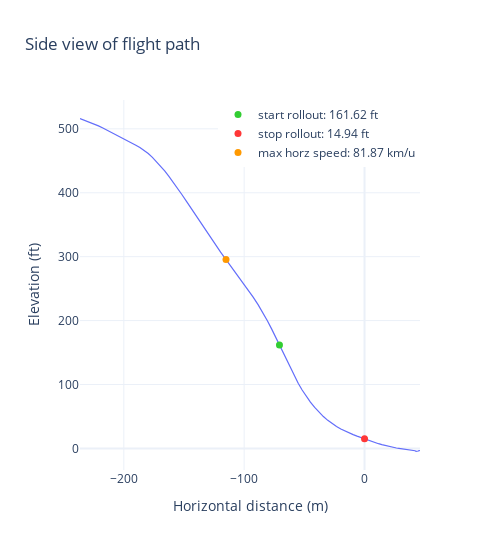

Here is the notebook cell this chart was saved with:
### Markdown cell above
### Side View Of Flight Path

A profile view of the flight path: This perspective offers a clear observation of the landing's rollout, revealing the steepness and proximity to the gate during the approach. Additionally, it provides insight into the altitude at which the maneuver was initiated.

### Code cell
landing_viz.plt_side_view()

### Figure 1 — Plotly figure (JSON) as saved in the notebook; plotly's stock layout.template omitted (floating-point values rounded to 4 significant figures)
{"data": [{"hovertemplate": "Elevation: %{y:.2f} ft <extra></extra>", "line": {"color": "#636EFA", "width": 1.2}, "name": "Elevation", "showlegend": false, "type": "scatter", "x": [-236.4, -232.5, -228.6, -224.8, -221.1, -217.4, -213.8, -210.2, -206.7, -203.2, -199.8, -196.5, -193.3, -190.0, -186.6, -183.2, -179.7, -176.2, -172.9, -169.5, -166.0, -162.5, -159.0, -155.4, -151.8, -148.1, -144.3, -140.4, -136.5, -132.4, -128.3, -124.0, -119.6, -115.1, -110.5, -106.0, -101.5, -97.03, -92.68, -88.46, -84.44, -80.72, -77.22, -73.89, -70.68, -67.56, -64.53, -61.48, -58.33, -55.11, -51.84, -48.46, -44.97, -41.41, -37.82, -34.19, -30.53, -26.88, -23.27, -19.69, -16.21, -12.8, -9.458, -6.216, -3.067, 0, 3.012, 5.935, 8.792, 11.62, 14.35, 16.96, 19.48, 21.92, 24.27, 26.48, 28.54, 30.48, 32.35, 34.13, 35.79, 37.33, 38.72, 39.94, 41.0, 41.94, 42.81, 43.56, 44.13, 44.53, 44.87, 45.05, 45.29, 45.61, 45.88, 46.03, 46.09], "y": [516.2, 513.5, 510.7, 507.8, 504.6, 501.4, 498.0, 494.4, 491.0, 487.6, 484.3, 481.2, 477.8, 474.4, 470.7, 466.5, 461.3, 455.4, 449.0, 441.9, 434.3, 425.8, 416.8, 407.4, 397.3, 386.8, 376.1, 365.0, 353.6, 342.0, 330.5, 318.7, 307.0, 295.5, 283.9, 272.4, 260.8, 248.9, 237.0, 224.9, 212.5, 199.8, 187.0, 174.3, 161.6, 149.1, 136.8, 124.8, 113.1, 101.9, 91.37, 81.48, 72.37, 64.03, 56.49, 49.78, 43.86, 38.67, 34.24, 30.42, 27.06, 24.13, 21.53, 19.16, 16.88, 14.94, 13.0, 10.99, 9.072, 7.349, 5.827, 4.488, 3.366, 2.448, 1.483, 0.6463, 0.1083, -0.3084, -0.7743, -1.01, -1.319, -1.621, -1.88, -2.359, -2.989, -3.688, -4.551, -4.862, -4.344, -4.121, -3.845, -3.839, -3.645, -3.465, -3.376, -3.36, -3.228]}, {"marker": {"color": "#32CD32", "size": 7}, "mode": "markers", "name": "start rollout: 161.62 ft", "type": "scatter", "x": [-70.68], "y": [161.6]}, {"marker": {"color": "#FF3737", "size": 7}, "mode": "markers", "name": "stop rollout: 14.94 ft", "type": "scatter", "x": [0], "y": [14.94]}, {"marker": {"color": "#FF9900", "size": 7}, "mode": "markers", "name": "max horz speed: 81.87 km/u", "type": "scatter", "x": [-115.1], "y": [295.5]}], "layout": {"height": 550, "hovermode": "x unified", "legend": {"x": 1, "xanchor": "right", "y": 1, "yanchor": "top"}, "title": {"text": "Side view of flight path"}, "width": 500, "xaxis": {"autorange": true, "range": [-236.4, 46.09], "title": {"text": "Horizontal distance (m)"}, "type": "linear"}, "yaxis": {"autorange": true, "range": [-33.81, 545.1], "title": {"text": "Elevation (ft)"}, "type": "linear"}}}
